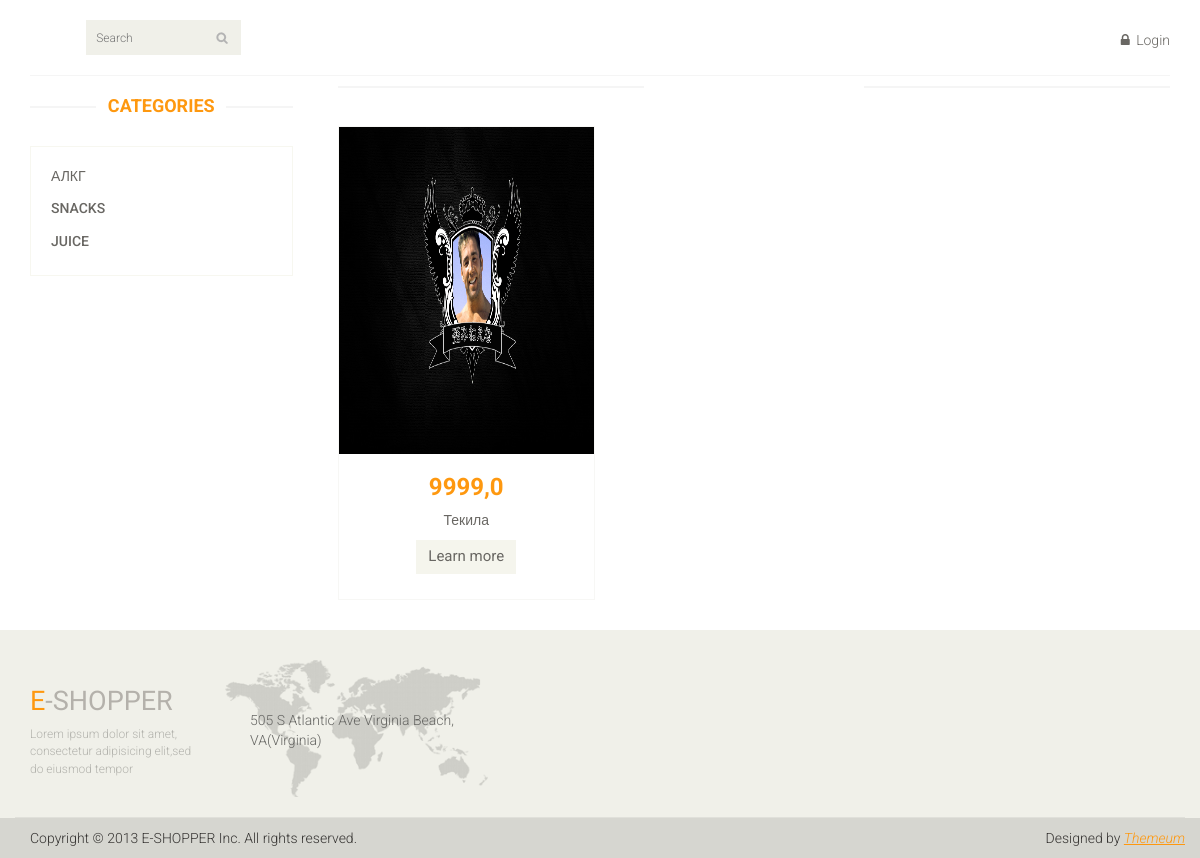
Page /category/1/ on the committed database.
### main_page/models.py (models this page shows, shortened)
class Category(models.Model):
    category_name = models.CharField(max_length=75)
    reg_date = models.DateTimeField(auto_now_add=True)

class Product(models.Model):
    product_name = models.CharField(max_length=125)
    product_count = models.IntegerField()
    product_price = models.FloatField()
    product_photo = models.ImageField(upload_to='media')
    product_des = models.TextField()
    product_category = models.ForeignKey(Category, on_delete=models.CASCADE)
    reg_data = models.DateTimeField(auto_now_add=True)

### main_page/views.py (the view)
# urls.py: path('category/<int:pk>/', views.get_exact_categeory),
def get_exact_categeory(request, pk):
    exact_category = Category.objects.get(id=pk)
    categories = models.Category.objects.all()
    category_products = Product.objects.filter(product_category=exact_category)
    return render(request, 'categrory_products.html', {'category_products': category_products,
                                                       'categories': categories})

### main_page/templates/categrory_products.html (shortened to what this page needs)
{% extends 'index.html' %}
{% block content %}
<section>
		<div class="container">
			<div class="row">
                <div class="col-sm-3">
					<div class="left-sidebar"><br>
						<h2>Categories</h2>
						<div class="panel-group category-products" id="accordian">
							{% for category in categories %}
							<div class="panel panel-default">
								<div class="panel-heading">
									<h4 class="panel-title"><a href="/category/{{ category.id }}">{{ category.category_name }}</a></h4>
								</div>
							</div>
							{% endfor %}
						</div>
					</div>
				</div>
				<div class="col-sm-9 padding-right">
					<div class="features_items"><br>
                        {% for product in category_products %}
						<div class="col-sm-4">
							<div class="product-image-wrapper">
								<div class="single-products">
									<div class="productinfo text-center">
										<img src="/{{ product.product_photo }}" alt="" />
										<h2>{{ product.product_price }}</h2>
										<p>{{ product.product_name }}</p>
										<a href="/item/{{ product.id }}" class="btn btn-default add-to-cart">Learn more</a>
									</div>
								</div>
							</div>
						</div>
                    {% endfor %}
                    </div>
				</div>
			</div>
		</div>
	</section>
{% endblock content %}

### main_page/static/css/main.css (style rules this page uses)
body { font-family: 'Roboto', sans-serif; background:; position: relative; font-weight:400px; }
a { -webkit-transition: 300ms; -moz-transition: 300ms; -o-transition: 300ms; transition: 300ms; }
h1, h2, h3, h4, h5, h6 { font-family: 'Roboto', sans-serif; }
.category-products { border: 1px solid #F7F7F0; margin-bottom: 35px; padding-bottom: 20px; padding-top: 15px; }
.left-sidebar h2, .brands_products h2 { color: #FE980F; font-family: 'Roboto', sans-serif; font-size: 18px; font-weight: 700; margin: 0 auto 30px; text-align: center; text-transform: uppercase; position: relative; z-index:3; }
.left-sidebar h2:after, h2.title:after { content: " "; position: absolute; border: 1px solid #f5f5f5; bottom:8px; left: 0; width: 100%; height: 0; z-index: -2; }
.left-sidebar h2:before { content: " "; position: absolute; background: #fff; bottom: -6px; width: 130px; height: 30px; z-index: -1; left: 50%; margin-left: -65px; }
.category-products .panel { background-color: #FFFFFF; border: 0px; border-radius: 0px; box-shadow:none; margin-bottom: 0px; }
.category-products .panel-default .panel-heading { background-color: #FFFFFF; border: 0 none; color: #FFFFFF; padding: 5px 20px; }
.category-products .panel-default .panel-heading .panel-title a { color: #696763; font-family: 'Roboto', sans-serif; font-size: 14px; text-decoration: none; text-transform: uppercase; }
.padding-right { padding-right: 0; }
.features_items { overflow:hidden; }
.product-image-wrapper { border:1px solid #F7F7F5; overflow: hidden; margin-bottom:30px; }
.single-products { position: relative; }
.productinfo h2 { color: #FE980F; font-family: 'Roboto', sans-serif; font-size: 24px; font-weight: 700; }
.productinfo p { font-family: 'Roboto', sans-serif; font-size: 14px; font-weight: 400; color: #696763; }
.productinfo img { width: 255.48px; height: 326.81px; }
.productinfo { position:relative; }
.add-to-cart { background:#F5F5ED; border: 0 none; border-radius: 0; color: #696763; font-family: 'Roboto', sans-serif; font-size: 15px; margin-bottom: 25px; }

### rows in the picture
Category: category_name "АЛКГ"
Category: category_name "SNACKS"
Category: category_name "JUICE"
Product: product_photo (picture), product_price "9999,0", product_name "Текила"
